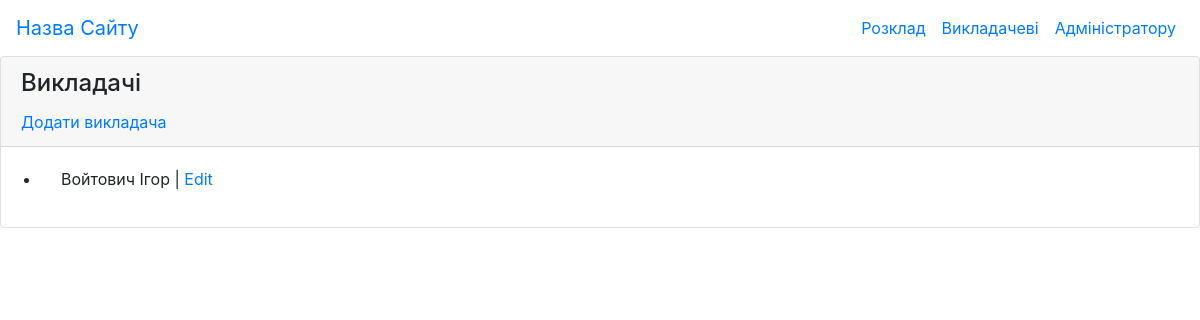
/control/vukladach/, run on an earlier commit of the app's database.
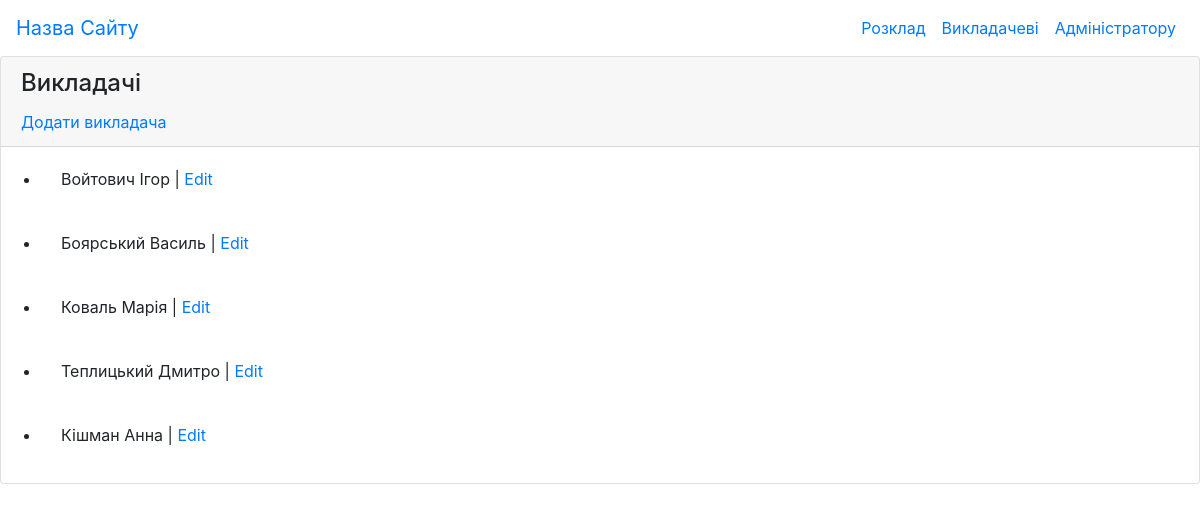
And on a later commit of the database.
### vukladach/models.py (models this page shows)
class Vukladach(models.Model):
    imya=models.CharField("Ім'я", max_length=75)
    prizvusche=models.CharField("Прізвище", max_length=75)
    poBatkovi=models.CharField("По батькові", max_length=75)
    posada=models.CharField("Посада", max_length=175)
    naukovaStupin=models.CharField("Наукова ступінь", max_length=75)
    vcheneZvannya=models.CharField("Вчене звання", max_length=75)
    facultet=models.ForeignKey(Facultys,on_delete=models.PROTECT)
    kafedra=models.ForeignKey(Kafedras,on_delete=models.PROTECT)
    def __str__(self):
        return self.prizvusche + ' ' + self.imya

### vukladach/views.py (the view)
# urls.py: path('', VukladachList.as_view(), name='vukladach_list'),
class VukladachList(ListView):
    model = Vukladach
    template_name = "vukladach/vukladach_list.html"
    context_object_name = "vukladachs"

### vukladach/templates/vukladach/vukladach_list.html
{% extends "main/index.html" %}
{% block content %}
    <div class="card">
        <div class="card-header card-header-secondary">
            <h4 class="card-title">Викладачі</h4>
            <a href="{% url 'vukladach_create' %}">Додати викладача</a>
        </div>
        <ul>
            {% for vukladach in vukladachs %}
                <li class="card-body">{{ vukladach }} | <a href="{% url 'vukladach_update' vukladach.id %}">Edit</a></li>
            {% endfor %}
        </ul>
    </div>
{% endblock content %}

### main/templates/main/index.html (shortened to what this page needs)
{% load static %}
<!DOCTYPE html>
<html lang="en">
<head>
    {% load static %}
    <link rel="stylesheet" href="https://maxcdn.bootstrapcdn.com/bootstrap/4.0.0/css/bootstrap.min.css">
</head>
<body>
    <nav class="navbar navbar-expand-lg ">
        <a class="navbar-brand" href="#">Назва Сайту</a>
        <div class="collapse navbar-collapse" id="navbarNav">
            <ul class="navbar-nav ml-auto">
                <li class="nav-item">
                    <a class="nav-link" href="">Розклад</a>
                </li>
                <li class="nav-item">
                    <a class="nav-link" href="#">Викладачеві</a>
                </li>
                <li class="nav-item">
                    <a class="nav-link" href="{% url 'control_home' %}">Адміністратору</a>
                </li>
            </ul>
        </div>
    </nav>
    {% block content %}{% endblock %}
</body>
</html>

What changed in the data, as far as the page shows it:
added Vukladach: prizvusche+imya "Боярський Василь"
added Vukladach: prizvusche+imya "Коваль Марія"
added Vukladach: prizvusche+imya "Теплицький Дмитро"
added Vukladach: prizvusche+imya "Кішман Анна"
